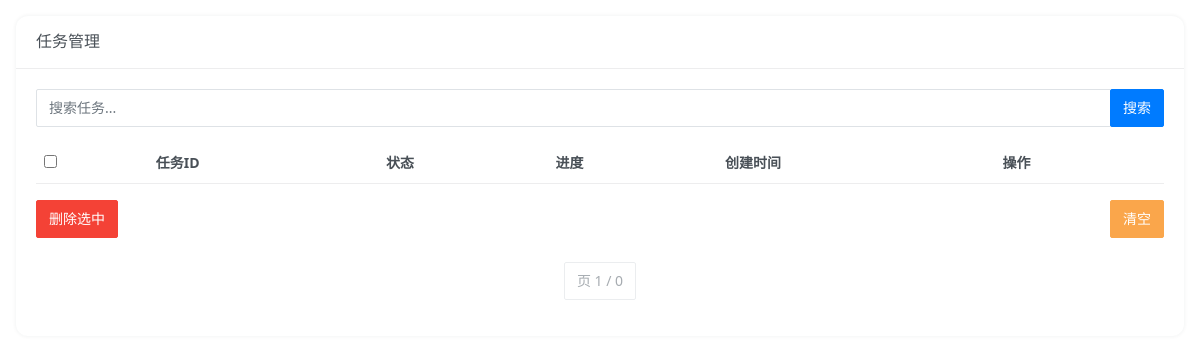
The page /admin/task/Task_Management (signed in) on the database as committed earlier.
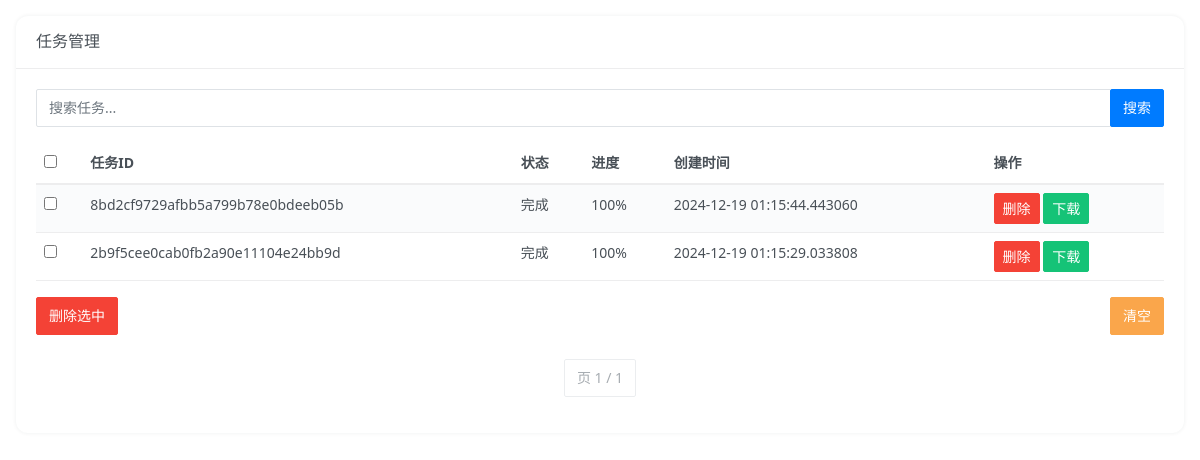
The same page on the database as committed later.
### tables this page shows
CREATE TABLE "tasks" (
  "id" INTEGER NOT NULL PRIMARY KEY AUTOINCREMENT,
  "task_id" TEXT NOT NULL,
  "status" TEXT,
  "progress" INTEGER,
  "timestamp" DATETIME,
  "results" TEXT,
  UNIQUE ("task_id" ASC)
);

### web/server.py (the view)
@app.route('/admin/task/Task_Management', methods=['GET', 'POST'])
@login_required
def admin_task_Management():
    token = request.cookies.get('auth_token')
    user_data = verify_token(token)
    if not user_data:
        return redirect(url_for('admin_login'))
    page = int(request.args.get('page', 1))
    search = request.args.get('search', '')
    conn = get_db()
    conn.row_factory = sqlite3.Row
    cursor = conn.cursor()
    cursor.execute('SELECT COUNT(*) FROM tasks WHERE task_id LIKE ?', ('%' + search + '%',))
    total_tasks = cursor.fetchone()[0]
    per_page = 20
    total_pages = (total_tasks + per_page - 1) // per_page
    offset = (page - 1) * per_page
    cursor.execute('''
        SELECT * FROM tasks
        WHERE task_id LIKE ?
        ORDER BY id DESC
        LIMIT ? OFFSET ?
    ''', ('%' + search + '%', per_page, offset))
    tasks = cursor.fetchall()
    return render_template('admin/task/Task_Management.html',
                           tasks=tasks,
                           current_page=page,
                           total_pages=total_pages)

### web/server.py (called while the page is built)
def verify_token(token):
    try:
        payload = jwt.decode(token, current_app.config['SECRET_KEY'], algorithms=['HS256'])
        return payload  # 返回payload信息
    except jwt.ExpiredSignatureError:
        return None  # Token过期
    except jwt.InvalidTokenError:
        return None  # Token无效

def login_required(f):
    @wraps(f)
    def decorated_function(*args, **kwargs):
        token = request.cookies.get('auth_token')
        user_data = verify_token(token)
        if not user_data:
            return redirect(url_for('admin_login'))
        return f(*args, **kwargs)
    return decorated_function

def get_db():
    conn = sqlite3.connect('tasks.db')
    conn.row_factory = sqlite3.Row  # Allows for column access by name
    return conn

### web/templates/admin/task/Task_Management.html (shortened to what this page needs)
<!DOCTYPE html>
<html lang="zh">
	<head>
		<link rel="stylesheet" type="text/css"
			href="{{ url_for('static', filename='css/materialdesignicons.min.css') }}">
		<link rel="stylesheet" type="text/css" href="{{ url_for('static', filename='css/bootstrap.min.css') }}">
		<link rel="stylesheet" type="text/css" href="{{ url_for('static', filename='css/style.min.css') }}">
	</head>
	<body>
		<div class="container-fluid">
			<div class="row">
				<div class="col-lg-12">
					<div class="card">
						<header class="card-header">
							<div class="card-title">任务管理</div>
						</header>
						<div class="card-body">
							<form method="get" class="mb-3">
								<div class="input-group">
									<input type="text" class="form-control" placeholder="搜索任务..." name="search"
										value="{{ request.args.get('search', '') }}">
									<div class="input-group-append">
										<button class="btn btn-primary" type="submit">搜索</button>
									</div>
								</div>
							</form>
							<form id="task-form" method="post">
								<div class="table-responsive">
									<table class="table table-striped">
										<thead>
											<tr>
												<th><input type="checkbox" id="select-all"></th>
												<th>任务ID</th>
												<th>状态</th>
												<th>进度</th>
												<th>创建时间</th>
												<th>操作</th>
											</tr>
										</thead>
										<tbody>
											{% for task in tasks %}
											<tr>
												<td><input type="checkbox" name="selected_ids" value="{{ task.id }}">
												</td>
												<td>{{ task.task_id }}</td>
												<td>{{ task.status }}</td>
												<td>{{ task.progress }}%</td>
												<td>{{ task.timestamp }}</td>
												<td>
													<button class="btn btn-danger btn-sm delete-task"
														data-task-id="{{ task.id }}">删除</button>
													<a href="{{ url_for('admin_task_download', task_id=task.task_id) }}"
														class="btn btn-success btn-sm">下载</a>
												</td>
											</tr>
											{% endfor %}
										</tbody>
									</table>
								</div>
								<div class="d-flex justify-content-between">
									<button type="button" class="btn btn-danger" id="delete-selected">删除选中</button>
									<button type="button" class="btn btn-warning" id="clear-all">清空</button>
								</div>
							</form>
							<nav aria-label="Page navigation">
								<ul class="pagination justify-content-center mt-4">
									<li class="page-item disabled"><span class="page-link">页 {{ current_page }} /
											{{ total_pages }}</span></li>
								</ul>
							</nav>
						</div>
					</div>
				</div>
			</div>
		</div>
	</body>
</html>

Rows that differ between the two databases and show on the page:
added tasks: task_id "8bd2cf9729afbb5a799b78e0bdeeb05b", status "完成", progress "100", timestamp "2024-12-19 01:15:44.443060"
added tasks: task_id "2b9f5cee0cab0fb2a90e11104e24bb9d", status "完成", progress "100", timestamp "2024-12-19 01:15:29.033808"
Other text that changed with them:
{{ total_pages }}: "0" → "1"
